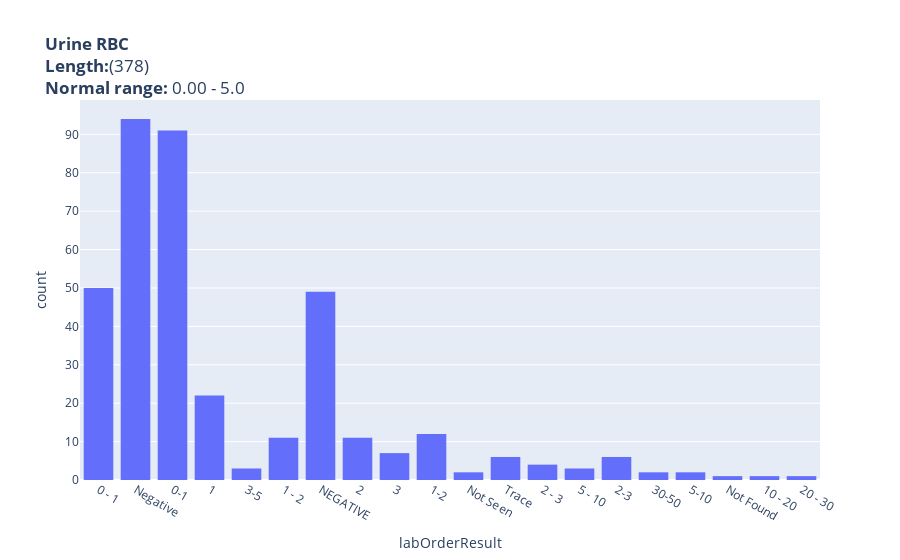

Notebook cell for this chart:
### Markdown cell above
#### Before

### Code cell
df = selected_lab_df.loc[selected_lab_df['labItemsNameRef'] == 'Urine RBC']
df_len = df.shape[0]
lab_name = 'Urine RBC'
normal_range = '0.00 - 5.0'
fig1 = px.histogram(data_frame = df,x = "labOrderResult",title=f'<b>{lab_name}</b><br><b>Length:</b>({df_len})<br><b>Normal range:</b> {normal_range}')

fig1.show()

### Figure 1 — Plotly figure (JSON) as saved in the notebook; plotly's stock layout.template omitted (floating-point values rounded to 4 significant figures; data arrays with more than 128 entries replaced by an {"elided": "..."} marker saying what was removed)
{"data": [{"alignmentgroup": "True", "bingroup": "x", "hovertemplate": "labOrderResult=%{x}<br>count=%{y}<extra></extra>", "legendgroup": "", "marker": {"color": "#636efa", "pattern": {"shape": ""}}, "name": "", "offsetgroup": "", "orientation": "v", "showlegend": false, "type": "histogram", "x": {"elided": "378 str values"}, "xaxis": "x", "yaxis": "y"}], "layout": {"autosize": true, "barmode": "relative", "legend": {"tracegroupgap": 0}, "title": {"text": "<b>Urine RBC</b><br><b>Length:</b>(378)<br><b>Normal range:</b> 0.00 - 5.0"}, "xaxis": {"anchor": "y", "autorange": true, "domain": [0, 1], "range": [-0.5, 19.5], "title": {"text": "labOrderResult"}, "type": "category"}, "yaxis": {"anchor": "x", "autorange": true, "domain": [0, 1], "range": [0, 98.95], "title": {"text": "count"}}}}
